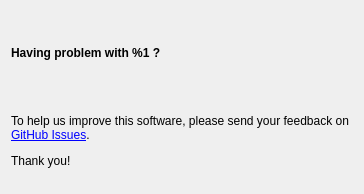
<?xml version="1.0" encoding="UTF-8"?>
<ui version="4.0">
 <class>PhFeedbackDialog</class>
 <widget class="QDialog" name="PhFeedbackDialog">
  <property name="geometry">
   <rect>
    <x>0</x>
    <y>0</y>
    <width>364</width>
    <height>194</height>
   </rect>
  </property>
  <property name="sizePolicy">
   <sizepolicy hsizetype="Expanding" vsizetype="Preferred">
    <horstretch>0</horstretch>
    <verstretch>0</verstretch>
   </sizepolicy>
  </property>
  <property name="minimumSize">
   <size>
    <width>0</width>
    <height>0</height>
   </size>
  </property>
  <property name="windowTitle">
   <string>Feedback report</string>
  </property>
  <layout class="QVBoxLayout" name="verticalLayout">
   <item>
    <widget class="QLabel" name="problemLabel">
     <property name="font">
      <font>
       <weight>75</weight>
       <bold>true</bold>
      </font>
     </property>
     <property name="text">
      <string>Having problem with %1 ?</string>
     </property>
    </widget>
   </item>
   <item>
    <widget class="QLabel" name="labelMsg">
     <property name="sizePolicy">
      <sizepolicy hsizetype="Expanding" vsizetype="Preferred">
       <horstretch>0</horstretch>
       <verstretch>0</verstretch>
      </sizepolicy>
     </property>
     <property name="text">
      <string>&lt;p&gt;To help us improve this software, please send your feedback on &lt;a href=&quot;https://github.com/JokerSync/Joker/issues&quot;&gt;GitHub Issues&lt;/a&gt;.&lt;/p&gt;

&lt;p&gt;Thank you!&lt;/p&gt;</string>
     </property>
     <property name="wordWrap">
      <bool>true</bool>
     </property>
     <property name="openExternalLinks">
      <bool>true</bool>
     </property>
     <property name="textInteractionFlags">
      <set>Qt::TextBrowserInteraction</set>
     </property>
    </widget>
   </item>
  </layout>
 </widget>
 <resources/>
 <connections/>
</ui>
